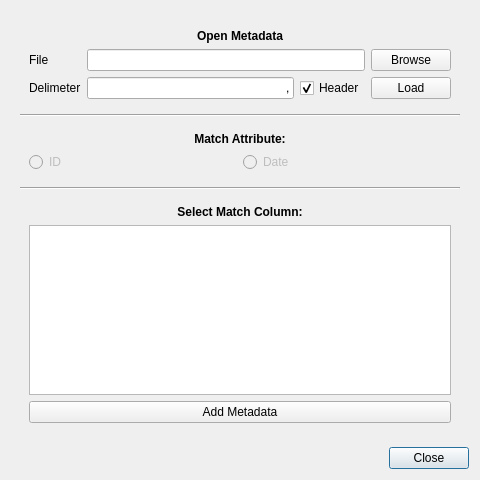
<?xml version="1.0" encoding="UTF-8"?>
<ui version="4.0">
 <class>AttachMd</class>
 <widget class="QDialog" name="AttachMd">
  <property name="geometry">
   <rect>
    <x>0</x>
    <y>0</y>
    <width>480</width>
    <height>480</height>
   </rect>
  </property>
  <property name="windowTitle">
   <string>Dialog</string>
  </property>
  <layout class="QGridLayout" name="gridLayout">
   <item row="2" column="0">
    <widget class="QDialogButtonBox" name="button_box">
     <property name="orientation">
      <enum>Qt::Horizontal</enum>
     </property>
     <property name="standardButtons">
      <set>QDialogButtonBox::Close</set>
     </property>
    </widget>
   </item>
   <item row="0" column="0">
    <widget class="QWidget" name="widget" native="true">
     <layout class="QGridLayout" name="gridLayout_3">
      <item row="2" column="0">
       <widget class="QWidget" name="widget_4" native="true">
        <property name="maximumSize">
         <size>
          <width>16777215</width>
          <height>75</height>
         </size>
        </property>
        <layout class="QGridLayout" name="gridLayout_4">
         <item row="1" column="1">
          <widget class="QRadioButton" name="rad_date">
           <property name="enabled">
            <bool>false</bool>
           </property>
           <property name="text">
            <string>Date</string>
           </property>
          </widget>
         </item>
         <item row="1" column="0">
          <widget class="QRadioButton" name="rad_ID">
           <property name="enabled">
            <bool>false</bool>
           </property>
           <property name="text">
            <string>ID</string>
           </property>
          </widget>
         </item>
         <item row="0" column="0" colspan="2">
          <widget class="QLabel" name="label_4">
           <property name="text">
            <string>&lt;html&gt;&lt;head/&gt;&lt;body&gt;&lt;p align=&quot;center&quot;&gt;&lt;span style=&quot; font-weight:600;&quot;&gt;Match Attribute:&lt;/span&gt;&lt;/p&gt;&lt;/body&gt;&lt;/html&gt;</string>
           </property>
          </widget>
         </item>
        </layout>
       </widget>
      </item>
      <item row="4" column="0">
       <widget class="QWidget" name="widget_3" native="true">
        <layout class="QGridLayout" name="gridLayout_5">
         <item row="1" column="0">
          <widget class="QTableWidget" name="table_metadata"/>
         </item>
         <item row="0" column="0">
          <widget class="QLabel" name="label_5">
           <property name="text">
            <string>&lt;html&gt;&lt;head/&gt;&lt;body&gt;&lt;p align=&quot;center&quot;&gt;&lt;span style=&quot; font-weight:600;&quot;&gt;Select Match Column:&lt;/span&gt;&lt;/p&gt;&lt;/body&gt;&lt;/html&gt;</string>
           </property>
          </widget>
         </item>
         <item row="2" column="0">
          <widget class="QPushButton" name="but_add_metadata">
           <property name="text">
            <string>Add Metadata</string>
           </property>
          </widget>
         </item>
        </layout>
        <zorder>widget_2</zorder>
        <zorder>widget_2</zorder>
        <zorder>label_5</zorder>
        <zorder>table_metadata</zorder>
        <zorder>but_add_metadata</zorder>
       </widget>
      </item>
      <item row="1" column="0">
       <widget class="Line" name="line">
        <property name="orientation">
         <enum>Qt::Horizontal</enum>
        </property>
       </widget>
      </item>
      <item row="0" column="0">
       <widget class="QWidget" name="widget_2" native="true">
        <property name="maximumSize">
         <size>
          <width>16777215</width>
          <height>100</height>
         </size>
        </property>
        <layout class="QGridLayout" name="gridLayout_2">
         <item row="2" column="1">
          <widget class="QLineEdit" name="edit_delim">
           <property name="text">
            <string>,</string>
           </property>
           <property name="alignment">
            <set>Qt::AlignRight|Qt::AlignTrailing|Qt::AlignVCenter</set>
           </property>
          </widget>
         </item>
         <item row="2" column="0">
          <widget class="QLabel" name="label_3">
           <property name="text">
            <string>Delimeter</string>
           </property>
          </widget>
         </item>
         <item row="2" column="2">
          <widget class="QCheckBox" name="cbox_header">
           <property name="text">
            <string>Header</string>
           </property>
           <property name="checked">
            <bool>true</bool>
           </property>
          </widget>
         </item>
         <item row="1" column="0">
          <widget class="QLabel" name="label_2">
           <property name="text">
            <string>File</string>
           </property>
          </widget>
         </item>
         <item row="1" column="1" colspan="2">
          <widget class="QLineEdit" name="edit_metadata"/>
         </item>
         <item row="2" column="3">
          <widget class="QPushButton" name="but_load">
           <property name="text">
            <string>Load</string>
           </property>
          </widget>
         </item>
         <item row="1" column="3">
          <widget class="QPushButton" name="but_browse">
           <property name="text">
            <string>Browse</string>
           </property>
          </widget>
         </item>
         <item row="0" column="0" colspan="4">
          <widget class="QLabel" name="label">
           <property name="maximumSize">
            <size>
             <width>16777215</width>
             <height>30</height>
            </size>
           </property>
           <property name="text">
            <string>&lt;html&gt;&lt;head/&gt;&lt;body&gt;&lt;p align=&quot;center&quot;&gt;&lt;span style=&quot; font-weight:600;&quot;&gt;Open Metadata&lt;/span&gt;&lt;/p&gt;&lt;/body&gt;&lt;/html&gt;</string>
           </property>
          </widget>
         </item>
        </layout>
       </widget>
      </item>
      <item row="3" column="0">
       <widget class="Line" name="line_2">
        <property name="orientation">
         <enum>Qt::Horizontal</enum>
        </property>
       </widget>
      </item>
     </layout>
    </widget>
   </item>
  </layout>
 </widget>
 <resources/>
 <connections>
  <connection>
   <sender>button_box</sender>
   <signal>accepted()</signal>
   <receiver>AttachMd</receiver>
   <slot>accept()</slot>
   <hints>
    <hint type="sourcelabel">
     <x>248</x>
     <y>254</y>
    </hint>
    <hint type="destinationlabel">
     <x>157</x>
     <y>274</y>
    </hint>
   </hints>
  </connection>
  <connection>
   <sender>button_box</sender>
   <signal>rejected()</signal>
   <receiver>AttachMd</receiver>
   <slot>reject()</slot>
   <hints>
    <hint type="sourcelabel">
     <x>316</x>
     <y>260</y>
    </hint>
    <hint type="destinationlabel">
     <x>286</x>
     <y>274</y>
    </hint>
   </hints>
  </connection>
 </connections>
</ui>
